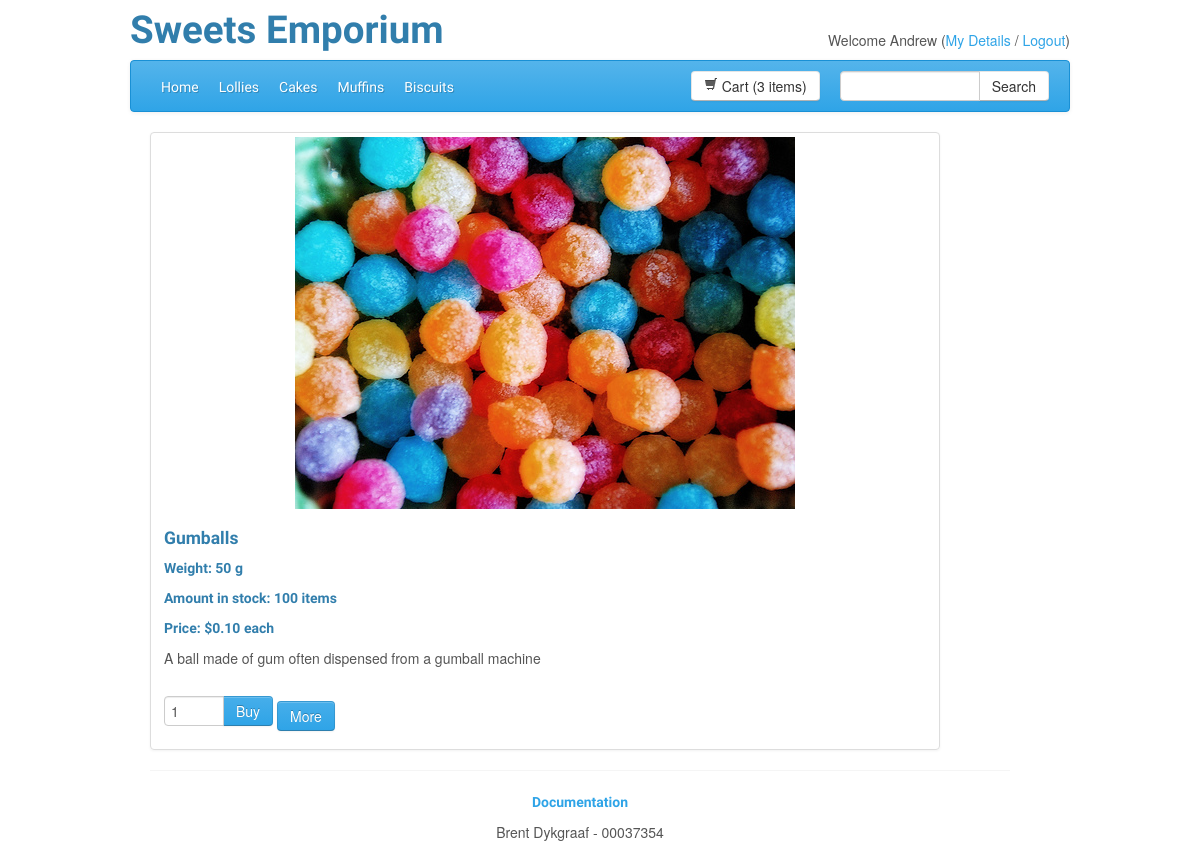
Page /index.php?s=product&p=1 (signed in) on the committed database.
### tables this page shows
CREATE TABLE IF NOT EXISTS `users` (
  `userId` int(11) NOT NULL AUTO_INCREMENT,
  `username` text NOT NULL,
  `password` text NOT NULL,
  `firstName` text NOT NULL,
  `lastName` text NOT NULL,
  `phone` text,
  `email` text NOT NULL,
  `address1` text NOT NULL,
  `address2` text,
  `suburb` text,
  `city` text NOT NULL,
  PRIMARY KEY (`userId`)
);

CREATE TABLE IF NOT EXISTS `products` (
  `productId` int(11) NOT NULL AUTO_INCREMENT,
  `categoryId` int(11) NOT NULL,
  `name` text NOT NULL,
  `description` longtext NOT NULL,
  `weight` int(11) NOT NULL,
  `stock` int(11) NOT NULL,
  `price` decimal(10,2) NOT NULL,
  PRIMARY KEY (`productId`),
  FOREIGN KEY (`categoryId`) REFERENCES categories(`categoryId`)
);

### index.php (called while the page is built, shortened)
<?php
$viewData = array();
include 'application/includes/startup.php';
$layout = new Layout($viewData);
$layout->display();
?>

### application/src/User.php (called while the page is built, shortened)
<?php
class User {
	private $userID;
	private $firstName;
	private $dbConnection;
	public function __construct($userID, $dbConnection){
		$this->userID = $userID;
		$this->dbConnection = $dbConnection;
	}
	public function getCart(){
		$query = "SELECT orderId FROM orders WHERE userId='".$this->getUserID()."' AND status='Pending'";
		$result = mysqli_query($this->dbConnection, $query);
		$row = $result->fetch_row();
		return $row[0];
	}
	public function getUserID(){
		return $this->userID;
	}
	public function getFirstName(){
		if (!$this->firstName){
			$query = "SELECT firstName FROM users WHERE userId='".$this->userID."'";
			$result = mysqli_query($this->dbConnection, $query);
			$row = $result->fetch_row();
			$this->firstName = $row[0];
		}
		return $this->firstName;
	}
}

### application/src/Order.php (called while the page is built, shortened)
<?php
class Order {
	private $orderID;
	private $itemList;
	private $dbConnection;
	public function __construct($orderID, $dbConnection){
		$this->orderID = $orderID;
		$this->dbConnection = $dbConnection;
		$this->getItemList();
	}
	public function getNumberOfItems(){
		return count($this->getItemList());
	}
	public function getItemList(){
		if (!$this->itemList){
			$list = array();
			$query = "SELECT * FROM orderitems WHERE orderId='".$this->orderID."'";
			$result = mysqli_query($this->dbConnection, $query);
			while ($row = $result->fetch_assoc()) {
				$list[] = new OrderItem($row["orderId"], $row["productId"], $this->dbConnection);
			}
			$this->itemList = $list;
		}
		return $this->itemList;
	}
}

### application/includes/startup.php (called while the page is built, shortened)
<?php
include 'application/src/Layout.php';
include 'application/src/Order.php';
include 'application/src/Product.php';
include 'application/src/User.php';
$db = new Database();
$dbConnection = $db->getDbConnection();
if(isset($_SESSION["userID"])){
	$viewData["user"] = new User($_SESSION["userID"], $dbConnection);
} else {
	$viewData["user"] = null;
}
if(isset($_SESSION["cartID"])){
	$viewData["cart"] = new Order($_SESSION["cartID"], $dbConnection);
	if ($viewData["user"]){
		$viewData["cart"]->setUserID($viewData["user"]->getUserID());
		$viewData["cart"]->save();
	}
} else {
	if($viewData["user"]){
		$_SESSION["cartID"] = $viewData["user"]->getCart();
	} else {
		$viewData["cart"] = null;
	}
}

### application/src/Product.php (called while the page is built, shortened)
<?php
class Product {
	private $productId;
	private $name;
	private $description;
	private $stock;
	private $weight;
	private $price;
	private $dbConnection;
	public function __construct($productId, $dbConnection){
		$this->productId = $productId;
		$this->dbConnection = $dbConnection;
	}
	public function getName(){
		if (!$this->name){
			$query = "SELECT name FROM products WHERE productId='".$this->productId."'";
			$result = mysqli_query($this->dbConnection, $query);
			$row = $result->fetch_row();
			$this->name = $row[0];
		}
		return $this->name;
	}
	public function getImageName($size = ""){
		$padded = str_pad($this->productId, 4, "0",STR_PAD_LEFT);
		if ($size=="small"){
			$small="s";
		} else {
			$small = "";
		}
		return "public/img/catalog/".$padded.$small.".jpg";
	}
	public function getDescription($size = ""){
		if (!$this->description){
			$query = "SELECT description FROM products WHERE productId='".$this->productId."'";
			$result = mysqli_query($this->dbConnection, $query);
			$row = $result->fetch_row();
			$this->description = $row[0];
		}
		if ($size=="short" && strlen($this->description) > 100){
			return substr($this->description, 0, 100)." ...";
		} else {
			return $this->description;
		}
	}
	public function getStock(){
		if (!$this->stock){
			$query = "SELECT stock FROM products WHERE productId='".$this->productId."'";
			$result = mysqli_query($this->dbConnection, $query);
			$row = $result->fetch_row();
			$this->stock = $row[0];
		}
		return $this->stock;
	}
	public function getWeight(){
		if (!$this->weight){
			$query = "SELECT weight FROM products WHERE productId='".$this->productId."'";
			$result = mysqli_query($this->dbConnection, $query);
			$row = $result->fetch_row();
			$this->weight = $row[0];
		}
		return $this->weight;
	}
	public function getPrice(){
		if (!$this->price){
			$query = "SELECT price FROM products WHERE productId='".$this->productId."'";
			$result = mysqli_query($this->dbConnection, $query);
			$row = $result->fetch_row();
			$this->price = $row[0];
		}
		return $this->price;
	}
	public function getProductId(){
		return $this->productId;
	}
}

### application/templates/pages/product.phtml (the view)
<div class="container">
	<div class="thumbnail span10">
		<img alt="<?php echo $product->getName(); ?>" style="width: 500px;" src="<?php echo $product->getImageName(); ?>">
		<div class="caption">
		<h4><?php echo $product->getName(); ?></h4>
		<h5>Weight: <?php echo $product->getWeight(); ?> g</h5>
		<h5>Amount in stock: <?php echo $product->getStock(); ?> items</h5>
		<h5>Price: $<?php echo $product->getPrice(); ?> each</h5>
		<p><?php echo $product->getDescription(); ?></p>
		</div>
		<div class="caption">
			<div class="input-append">
				<input class="span1" id="appendedInputButtons" type="text" value="1">
				<button class="btn btn-primary" type="button">Buy</button>
			</div>
		<a href="index.php?s=product&p=<?php echo $product->getProductId(); ?>" class="btn btn-primary proButton">More</a>
		</div>
		</div>
</div>

### application/templates/layout/header.phtml
<div class="row">
	<div class="header-title span8">
		<h1>Sweets Emporium</h1>
	</div>
	<div class="user-info span4 text-right">
		<?php
			if($user){
				echo "Welcome ".$user->getFirstName();
				echo '  (<a href="index.php?s=userview">My Details</a> / <a href="index.php?s=logout">Logout</a>)';
			} else {
				echo "Welcome Guest ( ";
				echo '<a href="index.php?s=login">Login</a> or ';
				echo '<a href="index.php?s=register">Register</a> )';
			}
		?>
	</div>
</div>
<div class="navbar">
	<div class="navbar-inner">
	<ul class="nav">
		<li <?php if($screen=="home"){echo 'class="active"';}?>><a href="index.php">Home</a></li>
		<li <?php if($screen=="category" && $page=="1"){echo 'class="active"';}?>><a href="index.php?s=category&p=1">Lollies</a></li>
		<li <?php if($screen=="category" && $page=="2"){echo 'class="active"';}?>><a href="index.php?s=category&p=2">Cakes</a></li>
		<li <?php if($screen=="category" && $page=="3"){echo 'class="active"';}?>><a href="index.php?s=category&p=3">Muffins</a></li>
		<li <?php if($screen=="category" && $page=="4"){echo 'class="active"';}?>><a href="index.php?s=category&p=4">Biscuits</a></li>
	</ul>
	<div class="input-append searchbox">
		<input class="span2" id="appendedInputButtons" type="text">
		<button class="btn" type="button">Search</button>
	</div>
	<?php
	$numItems = "empty";
	if ($cart){
		$num = $cart->getNumberOfItems();
		if ($num == 1){
			$numItems = "1 item";
		} elseif ($num > 1){
			$numItems = $num." items";
		}
	}
	 ?>
	<a href="index.php?s=orderview&p=cart" class="btn btn cartbox"><i class="icon-shopping-cart"></i> Cart (<?php echo $numItems; ?>)</a>
	</div>
</div>

### public/css/custom.css (style rules this page uses)
.user-info { padding-top: 30px; }
.searchbox { float: right; padding: 10px 0px 0px 20px; }
.cartbox { float: right; }

### rows in the picture
users: firstName "Andrew"
products: name "Gumballs", weight "50", stock "100", price "0.10", description "A ball made of gum often dispensed from a gumball machine"

### other values in the picture
$numItems "3 items"
